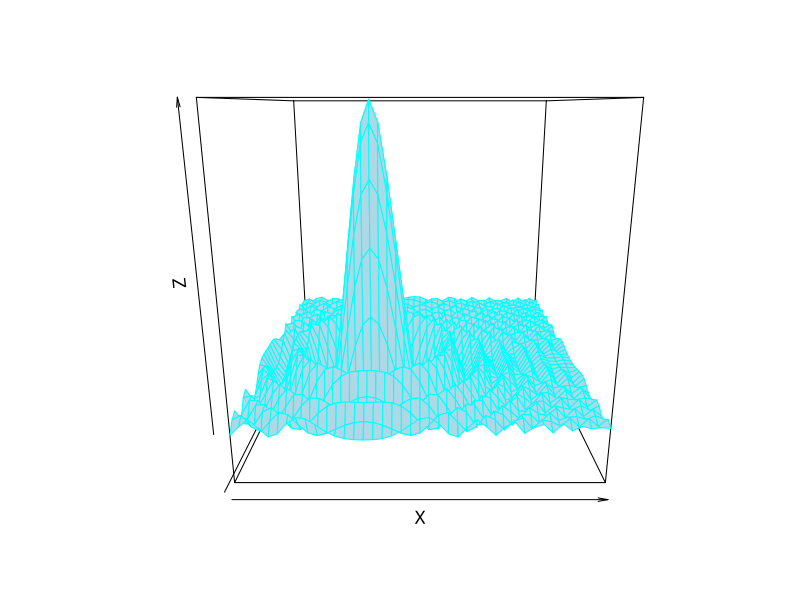
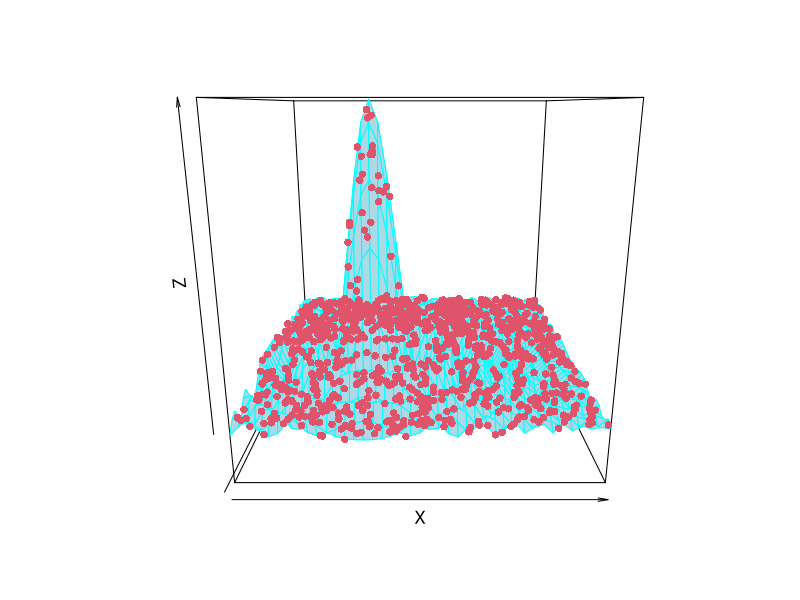
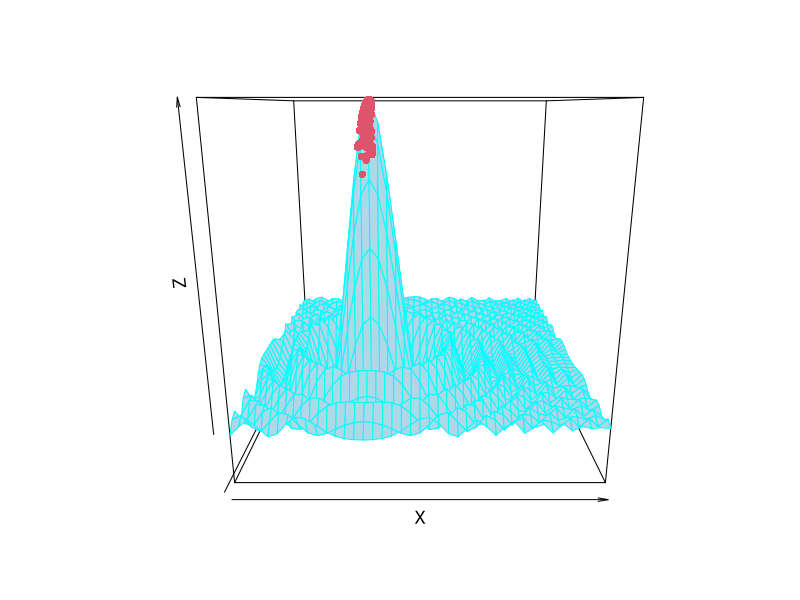
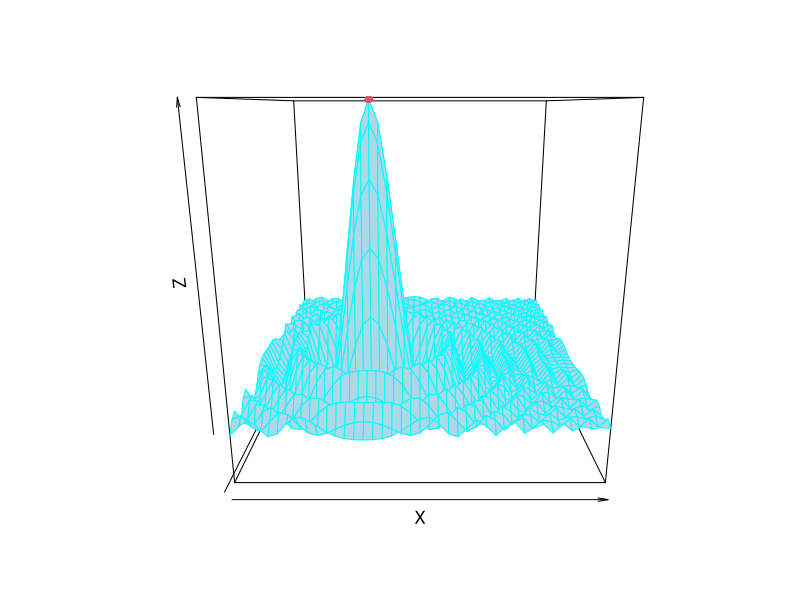
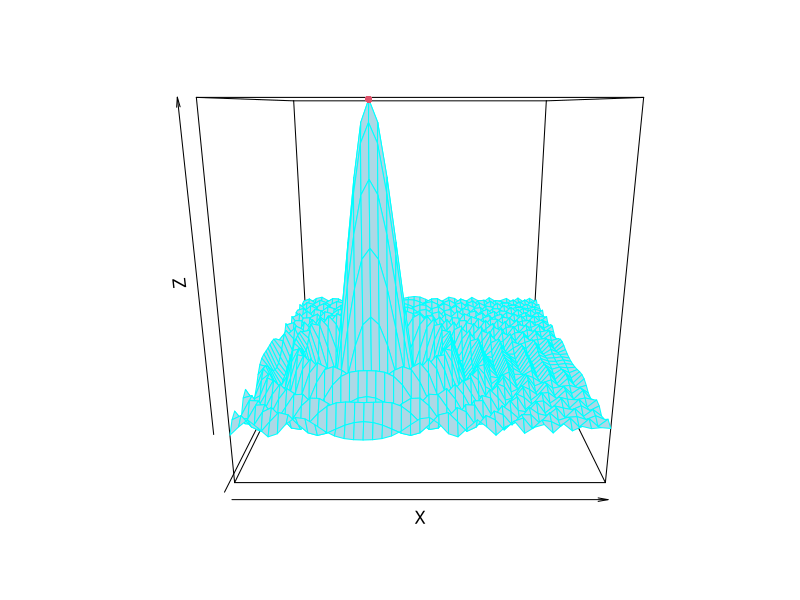
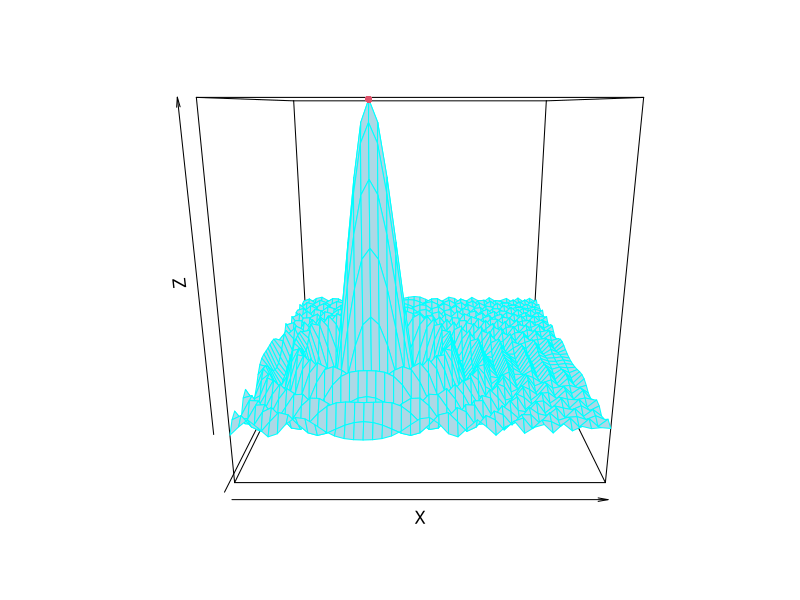
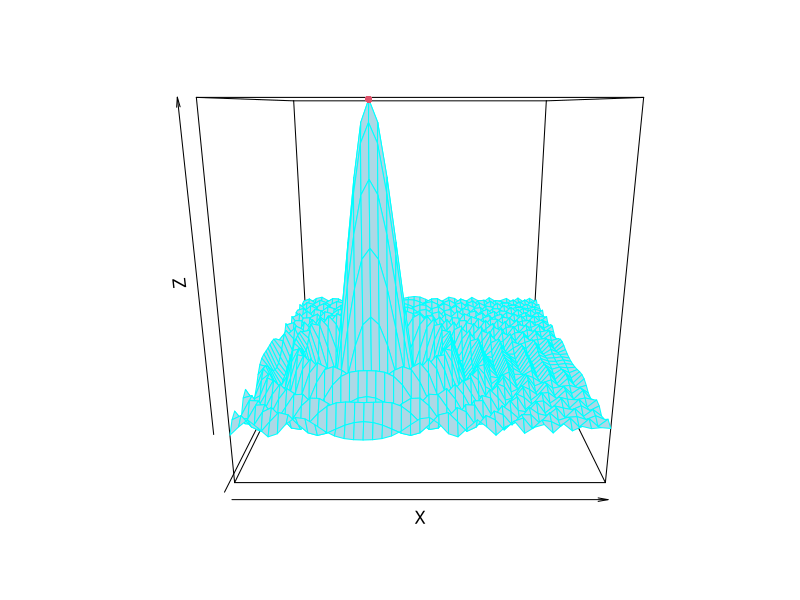
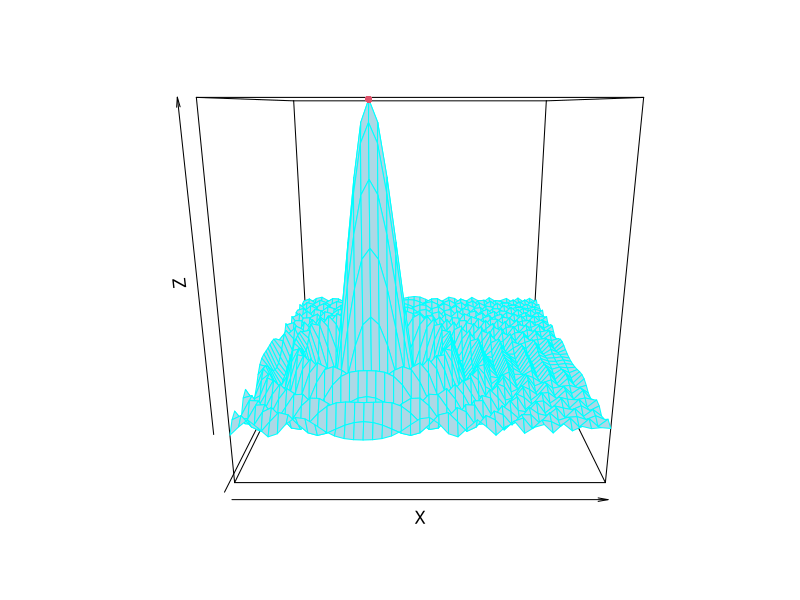

The R source for these figures, in order: (Note: this script raises an error after producing the figures.)
library(dplyr)

fxy = function(x, y){
  return((12*cos(((x+3)^2 + (y+2)^2) / 4) / (3 + (x+3)^2 + (y+2)^2)))
}

X = seq(from = -10, to = 10, by = 0.5)
Y = seq(from = -10, to = 10, by = 0.5)
Z = outer(X, Y, FUN = fxy)
persp(X, Y, Z, border = "cyan", col = "lightblue") -> res

#==============================set the first gen===============================

number_of_init = 1000
initial_values = matrix(c((runif(min = -10, max = 10, n = number_of_init)), 
                         (runif(min = -10, max = 10, n = number_of_init))), 
                       ncol = number_of_init, nrow = 2, byrow = T)

generation_list = list(initial_values)

#==============================set the first gen===============================


#==============================rules of picking parents========================
parent_pick = function(gen, nparents = 10){
  xyz_matrix = rbind(gen, fxy(gen[1, ], gen[2, ]))
  sorted_values = fxy(gen[1, ], gen[2, ]) %>% sort(, decreasing = T)
  
  parent = matrix(0, ncol = nparents, nrow = 2)
  i = 1
  
  for(i in seq(1 : nparents)){
    j = which(xyz_matrix[3, ] == sorted_values[i])
    
    if (length(j) > 1){
      k = sample(seq(1:length(j)), size = 1)
      j = j[k]
    }
    parent[1, i] = xyz_matrix[1, j]
    parent[2, i] = xyz_matrix[2, j]
  }
  
  
  return(parent)
}

#==============================rules of picking parents========================


#=================================child generating================================
#parent length = 5

crossover = function(parent, nchild = 50){
  a = c(0, 1)

  
  crossover_matrix = expand.grid(a, a, a, a, a, a, a, a, a, a)
  crossover_matrix = crossover_matrix[2:(dim(crossover_matrix)[1]-1), ]
  n = dim(crossover_matrix)[1]
  
  child_matrix = matrix(0, nrow = 2, ncol = n)
  
  i = 1
  
  for(i in seq(1 : n)){
    crossover_factor = crossover_matrix[i, ] #1x5
    child = parent %*% t(crossover_factor) / sum(crossover_matrix[i, ])
    
    child_matrix[, i] = child
  }
  
  return(child_matrix)
  
}


#=================================child generating================================

#=================================mutation========================================

#mutation: x-axis and y-axis are flipped

mutation = function(child_matrix, p = 0.1){
  decision = sample(c(0, 1), 1, prob = c(1 - p, p))
  if (decision == 1){
    cutoff = 500
    
    
    child_matrix_1 = child_matrix[, 1:cutoff]
    child_matrix_2 = child_matrix[, (cutoff+1):dim(child_matrix)[2]]
    
    child_matrix_1 = rbind(child_matrix_1[2, ], child_matrix_1[1, ])
    
    child_matrix = cbind(child_matrix_1, child_matrix_2)
    
  }
  
  return(child_matrix)
}


#=================================mutation========================================


#==========================Genetic Algorithm=================================
generation_num = 50

i = 1

for (i in seq(1:generation_num)){
  creature = generation_list[[i]]
  
  #pick parents
  parents = parent_pick(gen = creature)
  
  #crossover the child
  child = crossover(parents)
  
  #mutate the child
  child = mutation(child_matrix = child, p = 0.01)
  
  #plot the points on 3d plot to see the situation
  x11() 
  persp(X, Y, Z, border = "cyan", col = "lightblue") -> res
  points(trans3d(x = creature[1, ], y = creature[2, ], z = fxy(x = creature[1, ], y = creature[2, ]), pmat = res), 
         col = 2, pch = 16)
  
  generation_list[[i + 1]] = child
  
}


#==========================Genetic Algorithm=================================
